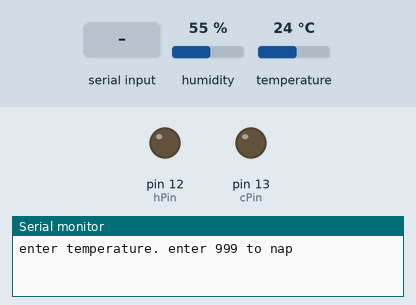
This sketch was run on a simulated Arduino Uno, built with avr-gcc and run on an emulated ATmega328P. On the bench: output pins drawn as LEDs (lit = HIGH), the last lines printed to the serial monitor. The test bench sets the inputs (shaded band); at power-on: temperature 24 °C, humidity 55 %.

Above: at 0.1 s.
At 1.2 s:
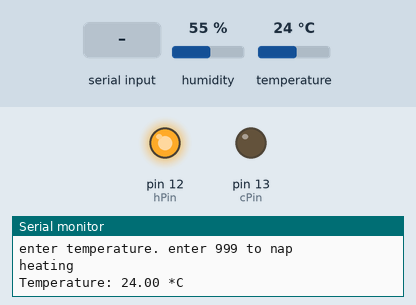
1.3 s: temperature set to 33 °C
10.5 s: "90,45\n" received over Serial
Timing chart, 0 to 13.5 s (numbered marks = the images above; inputs shaded):
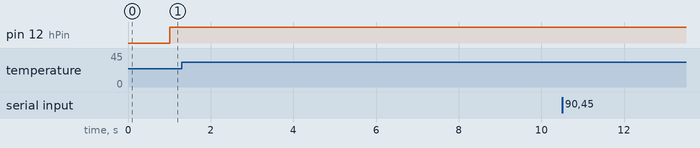

The sketch:

incubator_control.ino
```cpp
#include "DHT.h"
#define DHTTYPE DHT22
#define DHTPIN 2
DHT dht(DHTPIN, DHTTYPE);
#define hPin 12
#define cPin 13
#define MARGIN 0.3
//remember pin configurations have been swapped aroubnd and are different from previous versions

float set_temp=28;
void setup()
{
  Serial.begin(9600);
  pinMode(hPin,OUTPUT);
  pinMode(cPin,OUTPUT);
  dht.begin();
  Serial.println("enter temperature. enter 999 to nap ");
}

void loop()
{
  float t = dht.readTemperature();
  int b1=Serial.parseInt();
  if (Serial.read() == '\n')
  {
    Serial.print("Trying to control temperature at :");
    Serial.println(b1);
    set_temp=b1;
  }

  if(t<(set_temp-MARGIN))
  {
    Serial.println("heating");
    digitalWrite(hPin, HIGH);
    digitalWrite(cPin, LOW);
  }
  if(t>(set_temp+MARGIN))
  {
    Serial.println("Cooling");
    digitalWrite(hPin, HIGH);
    digitalWrite(cPin, LOW);
  }
  if(t==999)
  {
    Serial.println("going for a nap");
    digitalWrite(hPin, LOW);
    digitalWrite(cPin, LOW);
  }


  if (isnan(t))
  {
    Serial.println("Failed to read from DHT sensor!");
  }

  Serial.print("Temperature: ");
  Serial.print(t);
  Serial.println(" *C ");
  delay(3000);

}
```
